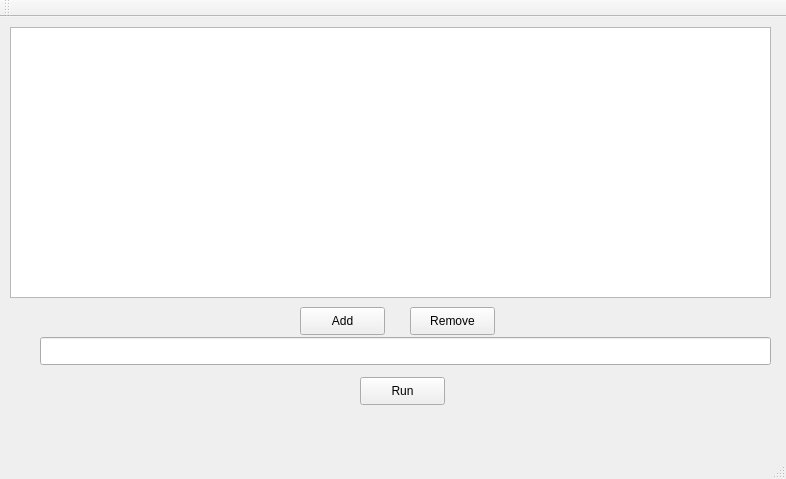
<?xml version="1.0" encoding="UTF-8"?>
<ui version="4.0">
 <class>MainWindow</class>
 <widget class="QMainWindow" name="MainWindow">
  <property name="geometry">
   <rect>
    <x>0</x>
    <y>0</y>
    <width>786</width>
    <height>479</height>
   </rect>
  </property>
  <property name="windowTitle">
   <string>Audio_Pipeline</string>
  </property>
  <widget class="QWidget" name="centralWidget">
   <widget class="QListWidget" name="lstCommands">
    <property name="geometry">
     <rect>
      <x>10</x>
      <y>10</y>
      <width>761</width>
      <height>271</height>
     </rect>
    </property>
   </widget>
   <widget class="QPushButton" name="btnRun">
    <property name="geometry">
     <rect>
      <x>360</x>
      <y>360</y>
      <width>85</width>
      <height>28</height>
     </rect>
    </property>
    <property name="text">
     <string>Run</string>
    </property>
   </widget>
   <widget class="QLineEdit" name="txtCommand">
    <property name="geometry">
     <rect>
      <x>40</x>
      <y>320</y>
      <width>731</width>
      <height>28</height>
     </rect>
    </property>
   </widget>
   <widget class="QPushButton" name="btnAdd">
    <property name="geometry">
     <rect>
      <x>300</x>
      <y>290</y>
      <width>85</width>
      <height>28</height>
     </rect>
    </property>
    <property name="text">
     <string>Add</string>
    </property>
   </widget>
   <widget class="QPushButton" name="btnRemove">
    <property name="geometry">
     <rect>
      <x>410</x>
      <y>290</y>
      <width>85</width>
      <height>28</height>
     </rect>
    </property>
    <property name="text">
     <string>Remove</string>
    </property>
   </widget>
  </widget>
  <widget class="QMenuBar" name="menuBar">
   <property name="geometry">
    <rect>
     <x>0</x>
     <y>0</y>
     <width>786</width>
     <height>25</height>
    </rect>
   </property>
  </widget>
  <widget class="QToolBar" name="mainToolBar">
   <attribute name="toolBarArea">
    <enum>TopToolBarArea</enum>
   </attribute>
   <attribute name="toolBarBreak">
    <bool>false</bool>
   </attribute>
  </widget>
  <widget class="QStatusBar" name="statusBar"/>
 </widget>
 <layoutdefault spacing="6" margin="11"/>
 <resources/>
 <connections/>
</ui>
